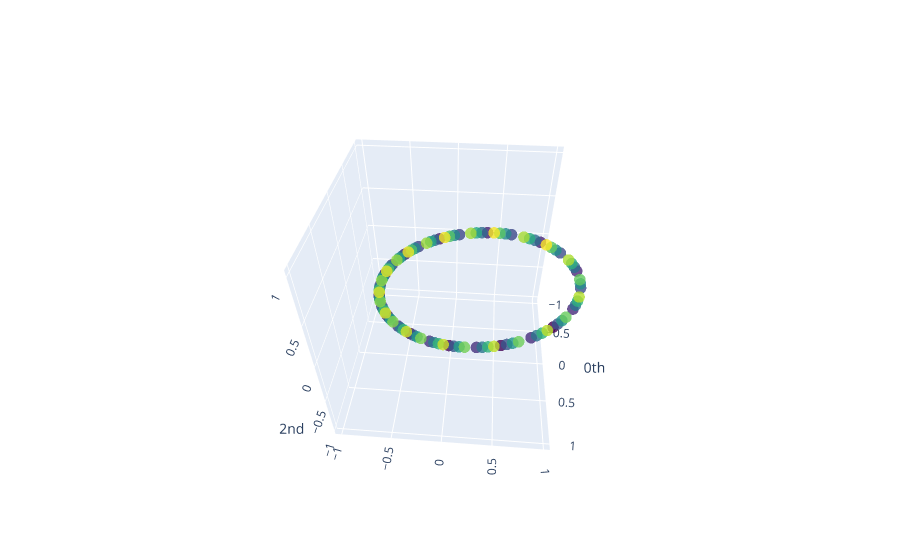

Notebook code for this chart:
### Markdown cell above
We have gone from a one-dimensional series to a 3-dimensional one, so let's visualise the sliding window embedding as a point cloud:

### Code cell
plot_point_cloud(y_periodic_embedded)
